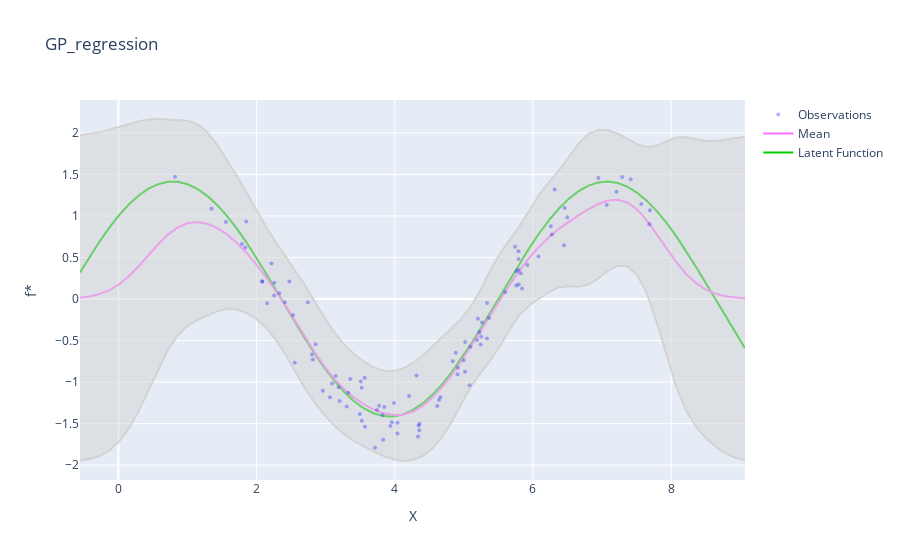

The notebook cell saved with this chart:
### Markdown cell above
## GP regression

### Code cell
model1 = GP(X, y)
mean1, cov1 = model1.predict(X_pred.clone())

visualize(X, y, X_pred, f, mean1, cov1, title="GP_regression")
